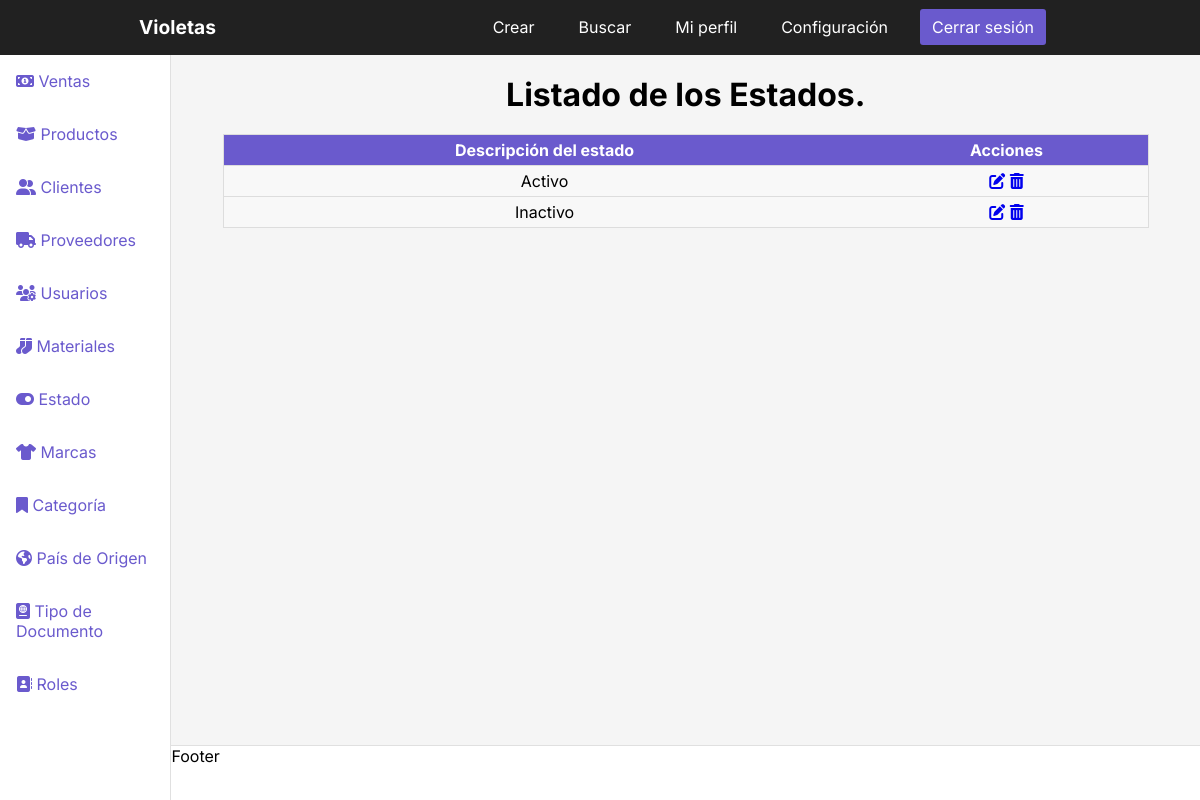
The page /dashboardestado on the database as committed earlier.
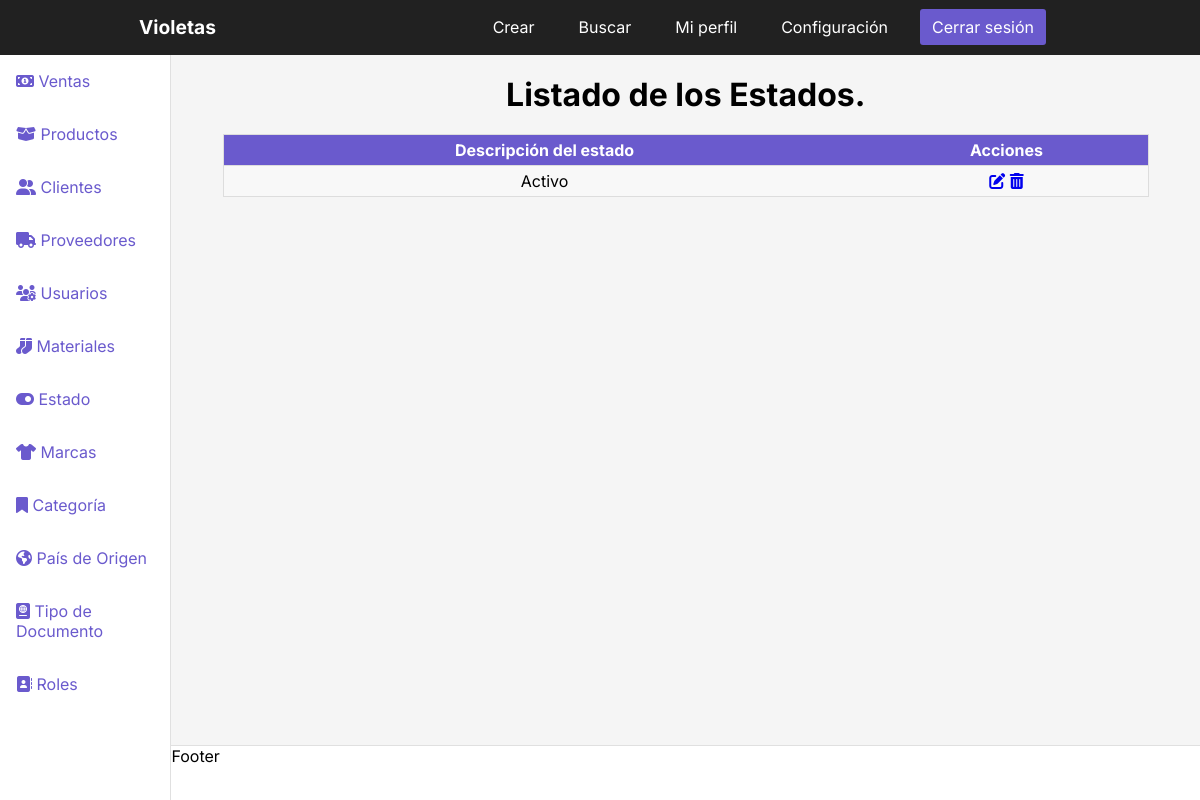
The same page on the database as committed later.
### InventoryApp/models.py (models this page shows, shortened)
class Estado(models.Model):
    DescripcionEstado = models.CharField('Descripción del estado', max_length = 100)
    class Meta:
        verbose_name = 'Estado'
        verbose_name_plural = 'Estados'
        db_table = 'estados'
        ordering = ['id']

### Project/views.py (the view)
# urls.py: path('dashboardestado', views.dashboardestado, name='dashestado'), # Registro creado
def dashboardestado(request):
    estados = (Estado.objects.all()) # Creo variable que traiga todos los datos de la tabla Estado.
    return render(request, 'dashboardestado.html', {
        'estado' : estados # Con este código busco todos los datos de la tabla Estado y los envío a la vista.
} )

### Templates/dashboardestado.html (shortened to what the changed rows need)
{% load static %}
<!DOCTYPE html>
<html lang="en">
<head>
    <link rel="stylesheet" href="{% static 'CSS/stylesdashboard.css' %}">
</head>
<body>
    <div class="container">
        <main>
            <h1>Listado de los Estados.</h1>
            <table class="table">
                <thead>
                    <tr>
                        <th>Descripción del estado</th>
                        <th>Acciones</th>
                    </tr>
                </thead>
                <tbody>
                    {% for estado in estado %}
                    <tr>
                        <td data-label="Rol">{{estado.DescripcionEstado}}</td>
                        <td data-label="Gestión">
                            <a href="{% url 'updateestados' estado.id %}"><i class="fas fa-edit"></i></a>
                            <a href="#" onclick="eliminarEstados({{ estado.id }})"><i class="fas fa-trash-alt"></i></a>
                        </td>
                    </tr>
                    {% endfor %}
                </tbody>
            </table>
        </main>
      </div>
</body>
</html>

Rows that differ between the two databases and show on the page:
removed Estado: DescripcionEstado "Inactivo"
